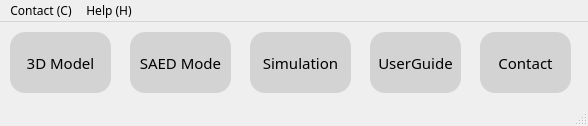
<?xml version="1.0" encoding="UTF-8"?>
<ui version="4.0">
 <class>MainWindow</class>
 <widget class="QMainWindow" name="MainWindow">
  <property name="geometry">
   <rect>
    <x>0</x>
    <y>0</y>
    <width>588</width>
    <height>126</height>
   </rect>
  </property>
  <property name="font">
   <font>
    <family>微软雅黑</family>
   </font>
  </property>
  <property name="windowTitle">
   <string>MainWindow</string>
  </property>
  <widget class="QWidget" name="centralwidget">
   <widget class="QPushButton" name="btn_3DModel">
    <property name="geometry">
     <rect>
      <x>10</x>
      <y>10</y>
      <width>101</width>
      <height>61</height>
     </rect>
    </property>
    <property name="font">
     <font>
      <family>微软雅黑</family>
      <pointsize>-1</pointsize>
      <weight>50</weight>
      <bold>false</bold>
     </font>
    </property>
    <property name="styleSheet">
     <string notr="true">QPushButton {
	background-color: rgb(211, 211, 211);
	border-radius: 15px;
	font-size: 15px;
}</string>
    </property>
    <property name="text">
     <string>3D Model</string>
    </property>
   </widget>
   <widget class="QPushButton" name="btn_SAED">
    <property name="geometry">
     <rect>
      <x>130</x>
      <y>10</y>
      <width>101</width>
      <height>61</height>
     </rect>
    </property>
    <property name="font">
     <font>
      <family>微软雅黑</family>
      <pointsize>-1</pointsize>
      <weight>50</weight>
      <bold>false</bold>
     </font>
    </property>
    <property name="styleSheet">
     <string notr="true">QPushButton {
	background-color: rgb(211, 211, 211);
	border-radius: 15px;
	font-size: 15px;
}</string>
    </property>
    <property name="text">
     <string>SAED Mode</string>
    </property>
   </widget>
   <widget class="QPushButton" name="btn_HighResolution">
    <property name="geometry">
     <rect>
      <x>250</x>
      <y>10</y>
      <width>101</width>
      <height>61</height>
     </rect>
    </property>
    <property name="font">
     <font>
      <family>微软雅黑</family>
      <pointsize>-1</pointsize>
      <weight>50</weight>
      <bold>false</bold>
     </font>
    </property>
    <property name="styleSheet">
     <string notr="true">QPushButton {
	background-color: rgb(211, 211, 211);
	border-radius: 15px;
	font-size: 15px;
}</string>
    </property>
    <property name="text">
     <string>Simulation</string>
    </property>
   </widget>
   <widget class="QLabel" name="label_3DModel">
    <property name="geometry">
     <rect>
      <x>60</x>
      <y>90</y>
      <width>91</width>
      <height>21</height>
     </rect>
    </property>
    <property name="styleSheet">
     <string notr="true">QLabel {
	border: none;
	font-size: 20px;
}</string>
    </property>
    <property name="text">
     <string/>
    </property>
   </widget>
   <widget class="QPushButton" name="btn_Contact">
    <property name="geometry">
     <rect>
      <x>480</x>
      <y>10</y>
      <width>91</width>
      <height>61</height>
     </rect>
    </property>
    <property name="font">
     <font>
      <family>微软雅黑</family>
      <pointsize>-1</pointsize>
      <weight>50</weight>
      <bold>false</bold>
     </font>
    </property>
    <property name="styleSheet">
     <string notr="true">QPushButton {
	background-color: rgb(211, 211, 211);
	border-radius: 15px;
	font-size: 15px;
}</string>
    </property>
    <property name="text">
     <string>Contact</string>
    </property>
   </widget>
   <widget class="QPushButton" name="btn_UserGuide">
    <property name="geometry">
     <rect>
      <x>370</x>
      <y>10</y>
      <width>91</width>
      <height>61</height>
     </rect>
    </property>
    <property name="font">
     <font>
      <family>微软雅黑</family>
      <pointsize>-1</pointsize>
      <weight>50</weight>
      <bold>false</bold>
     </font>
    </property>
    <property name="styleSheet">
     <string notr="true">QPushButton {
	background-color: rgb(211, 211, 211);
	border-radius: 15px;
	font-size: 15px;
}</string>
    </property>
    <property name="text">
     <string>UserGuide</string>
    </property>
   </widget>
  </widget>
  <widget class="QMenuBar" name="menubar">
   <property name="geometry">
    <rect>
     <x>0</x>
     <y>0</y>
     <width>588</width>
     <height>26</height>
    </rect>
   </property>
   <widget class="QMenu" name="menuContact">
    <property name="title">
     <string>Contact (C)</string>
    </property>
   </widget>
   <widget class="QMenu" name="menuHelp">
    <property name="title">
     <string>Help (H)</string>
    </property>
   </widget>
   <addaction name="menuContact"/>
   <addaction name="menuHelp"/>
  </widget>
  <widget class="QStatusBar" name="statusbar"/>
 </widget>
 <resources/>
 <connections/>
</ui>
